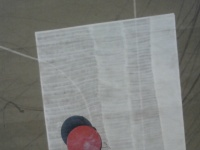
#> input picture dataset/data5.jpg, 200 x 150 px, found by its file name
$ python vision_dropzone_nonROS.py
#> lines starting #> are read from the running program, lines starting #| are printed output that depends on the picture; after the words box and inside, x2 and y2 are one past the last pixel; in counts of white or black regions, pixels touching at a corner belong together; long printed decimals are rounded
import cv2
import numpy as np
import time
import imutils
import argparse
import math
from imutils.video import VideoStream
import os

old_cX = None
old_cY = None


'''
Tuning APIs
'''
# [53 lines left out: functions trackbar_callback, get_parameters, param_trackbar, get_threshold, threshold_trackbar, not called in this run]

'''
Main detection function
'''
img_num = 0
def dropzone_detect():
    global old_cX, old_cY
    # camera resolution width and height parameters
    width = 200
    height = 200

    # parsing arguments
    parser = argparse.ArgumentParser()
    parser.add_argument('-va', "--video_address", type=int, default=0, help='Video source address')
    parser.add_argument('-tc', "--tune_color", action='store_true', help='Tune color threshold mode')
    parser.add_argument('-th', "--tune_hough", action='store_true', help='Tune hough parameters mode')
    args = parser.parse_args()

    #img = cv2.imread('6.jpg')

    if args.video_address == -1:
        cam = VideoStream(usePiCamera=False).start()
    else:
        cam = VideoStream(src=args.video_address).start()
    # cam = cv2.VideoCapture("/home/hanssms/cam.mp4")

    time.sleep(2.)

    if args.tune_hough:
        param_trackbar()

    if args.tune_color:
        threshold_trackbar()
    else:
        # set lower and upper hsv threshold in red
        lower = np.array([44, 21, 68], dtype='uint8')
        upper = np.array([179, 255, 154],  dtype='uint8')

    while True:
        # pre process
        img = cv2.imread("data5.jpg")
#> img is the input picture: shape (150, 200, 3); mean B, G, R 125.2, 127.7, 126.4
        #img = cam.read()
        img = imutils.resize(img, width=height)
        img_disp = img.copy()
        blur = cv2.GaussianBlur(img, (5, 5), 0)

        # color filtering
        if args.tune_color:
            lower, upper = get_threshold() # uncomment to tune HSV range

        # hough parameters
        if args.tune_hough:
            hough_dp, hough_minDist, hough_param1, hough_param2, hough_minRadius, hough_maxRadius = get_parameters()

        frame = cv2.cvtColor(blur, cv2.COLOR_BGR2HSV)
#> frame: shape (150, 200, 3); mean H, S, V 69.8, 18.5, 130
        frame = cv2.inRange(frame, lower, upper)
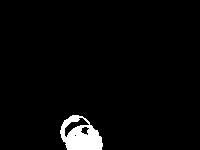
#> frame: shape (150, 200); 3.1% white; 1 white region, box (x1, y1, x2, y2) and area: (60, 115, 103, 150) 943
        frame = cv2.bitwise_and(blur, blur, mask=frame)
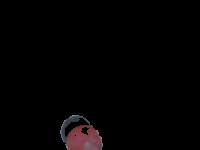
#> frame: shape (150, 200, 3); mean B, G, R 2.5, 2.3, 3.5
        frame = cv2.cvtColor(frame, cv2.COLOR_BGR2GRAY)
#> frame: shape (150, 200)
        # [8 lines of commented-out code are left out]
        if args.tune_hough:
            circles = cv2.HoughCircles(frame, method=cv2.HOUGH_GRADIENT, dp=hough_dp, minDist=hough_minDist,
                param1=hough_param1, param2=hough_param2,
                minRadius=hough_minRadius, maxRadius=hough_maxRadius)
        else:
            circles = cv2.HoughCircles(frame, method=cv2.HOUGH_GRADIENT, dp=1.5, minDist=131,
                param1=196, param2=32, #23
                minRadius=0, maxRadius=width)
#> circles = [[74.25, 129.8, 14.1]]

        largest_circle_radius = 0
        largest_circle_center = None

        # display bounding circle
        if circles is not None:
            circles = np.uint16(np.around(circles))
#> circles = [[74, 130, 14]]
            for i in circles[0, :]:
                center = (i[0], i[1])
                # circle center
                cv2.circle(img_disp, center, 1, (255,255,255), 3)
                cv2.putText(img_disp, "center", (i[0] - 20, i[1] - 20),
                    cv2.FONT_HERSHEY_SIMPLEX, 0.5, (255, 255, 255), 2)
                # circle outline
                radius = (i[2])
                cv2.circle(img_disp, center, radius, (0,255,0), 3)

                if radius > largest_circle_radius:
                    largest_circle_radius = radius
                    largest_circle_center = center
#> this loop made 1 pass
#> (radius, largest_circle_radius, largest_circle_center) on pass 1: (14, 14, (74, 130))
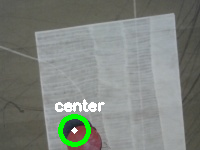
#> img_disp: shape (150, 200, 3); 2.65% of pixels changed, all inside (x1, y1, x2, y2) = (55, 99, 105, 147)
#> after the loop, largest_circle_radius = 14

        # transform pixel coordinate system to screen coordinate system
        if largest_circle_center is not None:
            cX = largest_circle_center[0] - width/2
#> cX = -26
            cY = height/2 - largest_circle_center[1]
#> cY = -30
        else:
            cX = float('nan')
            cY = float('nan')

        cNorthAngle = math.degrees(math.atan2(cX, cY))
#> cNorthAngle = -139.1
        cNormalAngle = math.degrees(math.atan2(cY, cX))
#> cNormalAngle = -130.9

        if ((old_cX != cX) and (old_cY != cY)):
            print("x coordinate", cX)
#| x coordinate -26.0
            print("y coordinate", cY)
#| y coordinate -30.0
            print("north angle", cNorthAngle)
#| north angle -139.086
            print("normal angle", cNormalAngle)
#| normal angle -130.914
            old_cX = cX
#> old_cX = -26
            old_cY = cY
#> old_cY = -30

        cv2.imshow("Camera", img_disp)
        cv2.imshow("Mask", frame)

        if cv2.waitKey(10) & 0xFF == ord('q'):
#> (key q is pressed here)
            break

if __name__ == "__main__":
    try:
        dropzone_detect()
    except KeyboardInterrupt:
        pass
